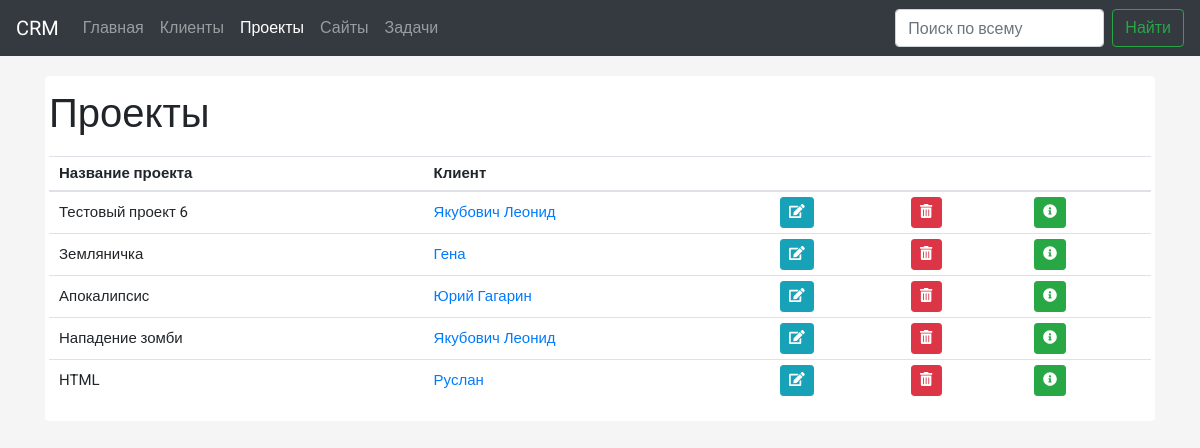
/projects/, run on the app's committed database.
### sites/models.py (models this page shows, shortened)
class Project(models.Model):
    name = models.CharField(max_length=250, verbose_name='Название проекта')
    clients = models.ForeignKey('Clients', on_delete=models.SET_NULL, related_name="clients", blank=True, null=True,
                                verbose_name='Клиент')
    history = models.TextField(max_length=3000, null=True, blank=True, verbose_name='История проекта')
    pub_date = models.DateTimeField(auto_now_add=True, blank=True, null=True, verbose_name='Дата публикации')
    created_date = models.DateTimeField(default=timezone.now, verbose_name='Дата создания')
    class Meta:
        verbose_name_plural = 'Проекты'
        verbose_name = 'Проект'
        ordering = ['-pub_date']

class Clients(models.Model):
    name = models.CharField(max_length=200, verbose_name='Имя')
    email = models.CharField(max_length=200, verbose_name='Email')
    phone = models.CharField(max_length=200, verbose_name='Телефон')
    sites = models.ForeignKey('Site', on_delete=models.SET_NULL, related_name="clients", blank=True, null=True,
                              verbose_name='Сайт')
    notes = models.TextField(max_length=1000, null=True, blank=True, verbose_name='Заметки о клиенте')
    pub_date = models.DateTimeField(auto_now_add=True, blank=True, null=True, verbose_name='Дата публикации')
    created_date = models.DateTimeField(default=timezone.now, verbose_name='Дата создания')
    class Meta:
        verbose_name_plural = 'Клиенты'
        verbose_name = 'Клиент'
        ordering = ['-pub_date']
    def __str__(self):
        return self.name

### sites/views.py (the view)
# urls.py: path('projects/', projects_list, name="projects_list"),
def projects_list(request):
    clients = Clients.objects.all()
    projects = Project.objects.all()
    return render(request, 'crm/project_list.html', context={'projects': projects, 'clients': clients})

### sites/templates/crm/project_list.html (shortened to what this page needs)
{% extends "base.html" %}
{% block content %}
<div class="content">
  <h1>Проекты</h1>
  <table class="table table-hover">
    <thead>
      <tr>
        <th scope="col">Название проекта</th>
        <th scope="col">Клиент</th>
        <th></th>
        <th></th>
        <th></th>
      </tr>
    </thead>
    <tbody>
      {% for project in projects %}
      <tr>
        <td>{{ project.name }}</td>
        <td><a href="/client/{{ project.clients.id }}/">{{ project.clients }}</a></td>
        <td><a href="{% url 'update_project'  project.id %}" class="btn btn-sm btn-info"><i class="fas fa-edit"></i></a></td>
        <td><a href="{% url 'delete_project'  project.id %}" class="btn btn-sm btn-danger"><i class="fas fa-trash-alt"></i></a></td>
        <td><a href="{% url 'project_detail' project.id %}" class="btn btn-sm btn-success"><i class="fas fa-info-circle"></i></a></td>
      </tr>
      {% endfor %}
    </tbody>
  </table>
</div>
{% endblock %}

### sites/templates/base.html (style rules this page uses)
body { background: #f5f5f5; font-family: 'Roboto', Sans-Serif; font-sie: 14px; }
.table td, .table th { font-size: 15px; vertical-align: middle; padding: 5px 10px; }
.content { background: #ffffff; padding: 4px; border-radius: .25rem; margin-top: 20px; }
h1 { padding: 10px 0; font-family: 'Roboto Condensed', Sans-Serif; }
th { font-size: 14px }
td { min-height: 56px; }

### data on the page
Project: name "Тестовый проект 6", clients "Якубович Леонид"
Project: name "Земляничка", clients "Гена"
Project: name "Апокалипсис", clients "Юрий Гагарин"
Project: name "Нападение зомби", clients "Якубович Леонид"
Project: name "HTML", clients "Руслан"
